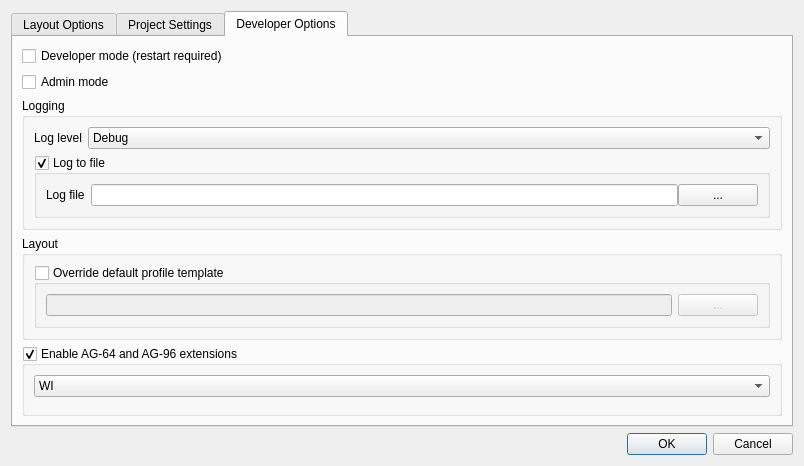
<?xml version="1.0" encoding="UTF-8"?>
<ui version="4.0">
 <class>TwwSettingsDialog</class>
 <widget class="QDialog" name="TwwSettingsDialog">
  <property name="geometry">
   <rect>
    <x>0</x>
    <y>0</y>
    <width>804</width>
    <height>466</height>
   </rect>
  </property>
  <property name="windowTitle">
   <string>Dialog</string>
  </property>
  <layout class="QVBoxLayout" name="verticalLayout">
   <item>
    <widget class="QTabWidget" name="tabWidget">
     <property name="currentIndex">
      <number>2</number>
     </property>
     <widget class="QWidget" name="tabLayout">
      <attribute name="title">
       <string>Layout Options</string>
      </attribute>
      <layout class="QFormLayout" name="formLayout_3">
       <item row="0" column="1">
        <widget class="QLabel" name="label">
         <property name="text">
          <string>Helper line color</string>
         </property>
        </widget>
       </item>
       <item row="1" column="1">
        <widget class="QLabel" name="label_2">
         <property name="text">
          <string>Current profile color</string>
         </property>
        </widget>
       </item>
       <item row="2" column="1">
        <widget class="QLabel" name="label_3">
         <property name="text">
          <string>Feature highlighting color</string>
         </property>
        </widget>
       </item>
       <item row="0" column="0">
        <widget class="QgsColorButton" name="mHelperLineColorButton">
         <property name="sizePolicy">
          <sizepolicy hsizetype="Preferred" vsizetype="Fixed">
           <horstretch>0</horstretch>
           <verstretch>0</verstretch>
          </sizepolicy>
         </property>
         <property name="minimumSize">
          <size>
           <width>50</width>
           <height>0</height>
          </size>
         </property>
         <property name="maximumSize">
          <size>
           <width>100</width>
           <height>16777215</height>
          </size>
         </property>
         <property name="text">
          <string/>
         </property>
        </widget>
       </item>
       <item row="1" column="0">
        <widget class="QgsColorButton" name="mCurrentProfileColorButton">
         <property name="minimumSize">
          <size>
           <width>50</width>
           <height>0</height>
          </size>
         </property>
         <property name="maximumSize">
          <size>
           <width>100</width>
           <height>16777215</height>
          </size>
         </property>
         <property name="text">
          <string/>
         </property>
        </widget>
       </item>
       <item row="2" column="0">
        <widget class="QgsColorButton" name="mHighlightColorButton">
         <property name="minimumSize">
          <size>
           <width>50</width>
           <height>0</height>
          </size>
         </property>
         <property name="maximumSize">
          <size>
           <width>100</width>
           <height>16777215</height>
          </size>
         </property>
         <property name="text">
          <string/>
         </property>
        </widget>
       </item>
      </layout>
     </widget>
     <widget class="QWidget" name="tab">
      <attribute name="title">
       <string>Project Settings</string>
      </attribute>
      <widget class="QGroupBox" name="mGbLayers">
       <property name="geometry">
        <rect>
         <x>10</x>
         <y>30</y>
         <width>786</width>
         <height>147</height>
        </rect>
       </property>
       <property name="title">
        <string>Layers</string>
       </property>
       <layout class="QFormLayout" name="formLayout_2">
        <item row="0" column="0">
         <widget class="QLabel" name="mLblSpecialStructures">
          <property name="text">
           <string>Special structures:</string>
          </property>
         </widget>
        </item>
        <item row="0" column="1">
         <widget class="QComboBox" name="mCbSpecialStructures"/>
        </item>
        <item row="3" column="0">
         <widget class="QLabel" name="mLblGraphNodes">
          <property name="text">
           <string>Graph nodes:</string>
          </property>
         </widget>
        </item>
        <item row="3" column="1">
         <widget class="QComboBox" name="mCbGraphNodes"/>
        </item>
        <item row="2" column="1">
         <widget class="QComboBox" name="mCbGraphEdges"/>
        </item>
        <item row="2" column="0">
         <widget class="QLabel" name="mLblGraphEdges">
          <property name="text">
           <string>Graph edges:</string>
          </property>
         </widget>
        </item>
       </layout>
      </widget>
     </widget>
     <widget class="QWidget" name="tab_2">
      <attribute name="title">
       <string>Developer Options</string>
      </attribute>
      <layout class="QGridLayout" name="gridLayout">
       <item row="2" column="0">
        <widget class="QGroupBox" name="groupBox">
         <property name="title">
          <string>Logging</string>
         </property>
         <layout class="QFormLayout" name="formLayout_4">
          <property name="fieldGrowthPolicy">
           <enum>QFormLayout::AllNonFixedFieldsGrow</enum>
          </property>
          <item row="0" column="0">
           <widget class="QLabel" name="label_4">
            <property name="text">
             <string>Log level</string>
            </property>
           </widget>
          </item>
          <item row="0" column="1">
           <widget class="QComboBox" name="mCbLogLevel">
            <item>
             <property name="text">
              <string>Debug</string>
             </property>
            </item>
            <item>
             <property name="text">
              <string>Info</string>
             </property>
            </item>
            <item>
             <property name="text">
              <string>Warning</string>
             </property>
            </item>
            <item>
             <property name="text">
              <string>Critical</string>
             </property>
            </item>
           </widget>
          </item>
          <item row="1" column="0" colspan="2">
           <widget class="QGroupBox" name="mGbLogToFile">
            <property name="title">
             <string>Log to file</string>
            </property>
            <property name="checkable">
             <bool>true</bool>
            </property>
            <layout class="QFormLayout" name="formLayout_5">
             <item row="0" column="0">
              <widget class="QLabel" name="label_5">
               <property name="text">
                <string>Log file</string>
               </property>
              </widget>
             </item>
             <item row="0" column="1">
              <widget class="QWidget" name="widget" native="true">
               <layout class="QHBoxLayout" name="horizontalLayout_2">
                <property name="spacing">
                 <number>0</number>
                </property>
                <property name="leftMargin">
                 <number>0</number>
                </property>
                <property name="topMargin">
                 <number>0</number>
                </property>
                <property name="rightMargin">
                 <number>0</number>
                </property>
                <property name="bottomMargin">
                 <number>0</number>
                </property>
                <item>
                 <widget class="QLineEdit" name="mLogFile"/>
                </item>
                <item>
                 <widget class="QPushButton" name="mPbnChooseLogFile">
                  <property name="text">
                   <string>...</string>
                  </property>
                 </widget>
                </item>
               </layout>
              </widget>
             </item>
            </layout>
           </widget>
          </item>
         </layout>
        </widget>
       </item>
       <item row="0" column="0">
        <widget class="QCheckBox" name="mCbDevelMode">
         <property name="toolTip">
          <string>Enables developer tools on the profile widget. Reload and Inspect options are shown. The dock needs to be reopened.</string>
         </property>
         <property name="text">
          <string>Developer mode (restart required)</string>
         </property>
        </widget>
       </item>
       <item row="3" column="0">
        <widget class="QGroupBox" name="mGbLayout">
         <property name="title">
          <string>Layout</string>
         </property>
         <layout class="QFormLayout" name="formLayout">
          <property name="fieldGrowthPolicy">
           <enum>QFormLayout::AllNonFixedFieldsGrow</enum>
          </property>
          <item row="0" column="0" colspan="2">
           <widget class="QGroupBox" name="mGbOverrideDefaultProfileTemplate">
            <property name="title">
             <string>Override default profile template</string>
            </property>
            <property name="checkable">
             <bool>true</bool>
            </property>
            <property name="checked">
             <bool>false</bool>
            </property>
            <layout class="QHBoxLayout" name="horizontalLayout">
             <item>
              <widget class="QLineEdit" name="mProfileTemplateFile"/>
             </item>
             <item>
              <widget class="QPushButton" name="mPbnChooseProfileTemplateFile">
               <property name="text">
                <string>...</string>
               </property>
              </widget>
             </item>
            </layout>
           </widget>
          </item>
         </layout>
        </widget>
       </item>
       <item row="1" column="0">
        <widget class="QCheckBox" name="mCbAdminMode">
         <property name="toolTip">
          <string>Enables the datamodel tool. The plugin needs to be reloaded.</string>
         </property>
         <property name="text">
          <string>Admin mode</string>
         </property>
        </widget>
       </item>
       <item row="4" column="0">
        <widget class="QGroupBox" name="mCbAg6496Extension">
         <property name="enabled">
          <bool>true</bool>
         </property>
         <property name="title">
          <string>Enable AG-64 and AG-96 extensions</string>
         </property>
         <property name="checkable">
          <bool>true</bool>
         </property>
		 <layout class="QFormLayout" name="Ag6496layout">
          <property name="fieldGrowthPolicy">
           <enum>QFormLayout::AllNonFixedFieldsGrow</enum>
          </property>
		  <item row="0" column="0" colspan ="2">
           <widget class="QComboBox" name="mCbAg6496LastModification">
            <item>
             <property name="text">
              <string>WI</string>
             </property>
            </item>
            <item>
             <property name="text">
              <string>GEP</string>
             </property>
            </item>
            <item>
             <property name="text">
              <string>None</string>
             </property>
            </item>
            <item>
             <property name="text">
              <string>Both</string>
             </property>
            </item>
           </widget>
          </item>
         </layout>
        </widget>
       </item>
      </layout>
     </widget>
    </widget>
   </item>
   <item>
    <widget class="QDialogButtonBox" name="mBtnBoxOkCancel">
     <property name="orientation">
      <enum>Qt::Horizontal</enum>
     </property>
     <property name="standardButtons">
      <set>QDialogButtonBox::Cancel|QDialogButtonBox::Ok</set>
     </property>
    </widget>
   </item>
  </layout>
 </widget>
 <customwidgets>
  <customwidget>
   <class>QgsColorButton</class>
   <extends>QToolButton</extends>
   <header>qgscolorbutton.h</header>
  </customwidget>
 </customwidgets>
 <resources/>
 <connections>
  <connection>
   <sender>mBtnBoxOkCancel</sender>
   <signal>accepted()</signal>
   <receiver>TwwSettingsDialog</receiver>
   <slot>accept()</slot>
   <hints>
    <hint type="sourcelabel">
     <x>248</x>
     <y>254</y>
    </hint>
    <hint type="destinationlabel">
     <x>157</x>
     <y>274</y>
    </hint>
   </hints>
  </connection>
  <connection>
   <sender>mBtnBoxOkCancel</sender>
   <signal>rejected()</signal>
   <receiver>TwwSettingsDialog</receiver>
   <slot>reject()</slot>
   <hints>
    <hint type="sourcelabel">
     <x>316</x>
     <y>260</y>
    </hint>
    <hint type="destinationlabel">
     <x>286</x>
     <y>274</y>
    </hint>
   </hints>
  </connection>
 </connections>
</ui>
